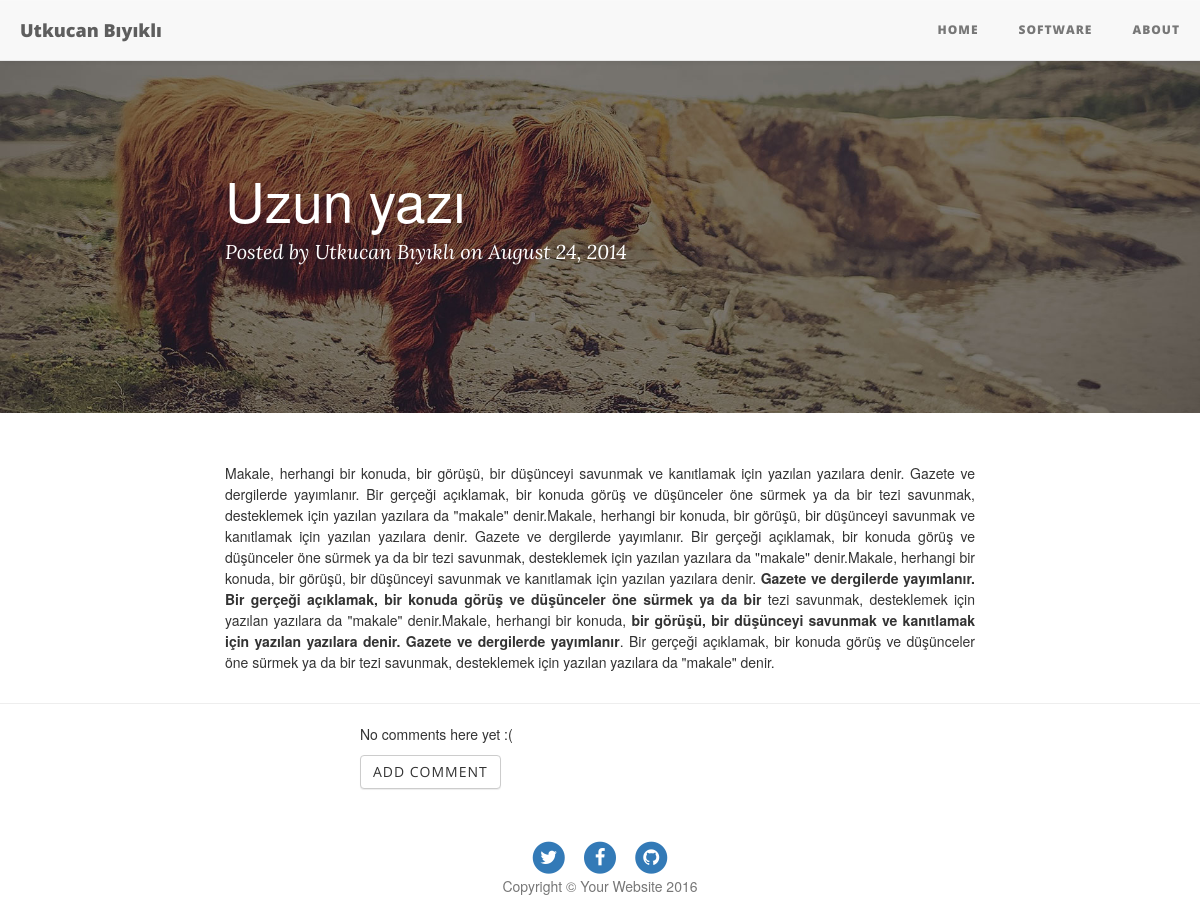
Screenshot of /31/ with the database file from the repository.
### Articles/models.py (models this page shows, shortened)
class Article(models.Model):
    title=models.CharField(max_length=25)
    body=models.CharField(max_length=140)
    content=models.TextField()
    genre=models.CharField(max_length=10)
    date=models.DateTimeField(auto_now_add=True)
    publish=models.BooleanField(default=False)
    class Meta:
        ordering=["-date"]

### Articles/views.py (the view)
# urls.py: url(r'^(?P<pk>[0-9]+)/$', views.DetailView.as_view(), name="detail"),
class DetailView(generic.DetailView):
    model=Article
    template_name = "article/detail.html"

### Articles/templates/article/detail.html (shortened to what this page needs)
{% extends 'article/base.html' %}
{% block body %}
  <header class="intro-header" style="background-image: url('../../static/Articles/img/contact-bg.jpg')">
        <div class="container">
            <div class="row">
                <div class="col-lg-8 col-lg-offset-2 col-md-10 col-md-offset-1">
                    <div class="post-heading">
                        <h1>{{article.title}}</h1>
                        <span class="meta">Posted by <a href="{% url 'articles:about' %}">Utkucan Bıyıklı</a> on August 24, 2014</span>
                    </div>
                </div>
            </div>
        </div>
</header>
        <div class="container">
            <div class="row">
                <div class="col-lg-8 col-lg-offset-2 col-md-10 col-md-offset-1">
                         {% autoescape on %}
<p class="content-markdown">{{article.content|safe}}</p>
                        {% endautoescape %}
                </div>
            </div>
        </div>
<hr>
<div class="row" style="margin-left:30%;">
{% for comment in article.comments.all   %}
        {% if comment.publish %}
                    <h3><i class="fa fa-comment"></i>{{comment.name}}:
                    <small>{{comment.date}}</small>
                </h3>
                <p>{{comment.comment}}</p>
        {% endif %}
    {% empty %}
    <p>No comments here yet :(</p>
{% endfor %}
    <a class="btn btn-default" href="{% url 'articles:add_comment' id=article.id %}">Add Comment</a>
</div>
    <footer>
        <div class="container">
            <div class="row">
                <div class="col-lg-8 col-lg-offset-2 col-md-10 col-md-offset-1">
                    <ul class="list-inline text-center">
                        <li>
                            <a href="https://www.twitter.com/utkucanbykl">
                                <span class="fa-stack fa-lg">
                                    <i class="fa fa-circle fa-stack-2x"></i>
                                    <i class="fa fa-twitter fa-stack-1x fa-inverse"></i>
                                </span>
                            </a>
                        </li>
                        <li>
                            <a href="https://www.facebook.com/utkucanbykl">
                                <span class="fa-stack fa-lg">
                                    <i class="fa fa-circle fa-stack-2x"></i>
                                    <i class="fa fa-facebook fa-stack-1x fa-inverse"></i>
                                </span>
                            </a>
                        </li>
                        <li>
                            <a href="https://www.github.com/utkucanbykl">
                                <span class="fa-stack fa-lg">
                                    <i class="fa fa-circle fa-stack-2x"></i>
                                    <i class="fa fa-github fa-stack-1x fa-inverse"></i>
                                </span>
                            </a>
                        </li>
                    </ul>
                    <p class="copyright text-muted">Copyright &copy; Your Website 2016</p>
                </div>
            </div>
        </div>
    </footer>
{% endblock %}

### Articles/static/Articles/css/base.css (style rules this page uses)
.container { text-align: justify; }

### rows the page displays
Article: title "Uzun yazı", content "Makale, herhangi bir konuda, bir görüşü, bir düşünceyi savunmak ve kanıtlamak için yazılan yazılara denir. Gazete ve dergilerde yayımlanır. Bir gerçeği açıklamak, bir konuda görüş ve düşünceler öne sürmek ya da bir tezi savunmak, desteklemek için yazılan yazılara da \"makale\" denir.Makale, herhangi bir konuda, bir görüşü, bir düşünceyi savunmak ve kanıtlamak için yazılan yazılara denir. Gazete ve dergilerde yayımlanır. Bir gerçeği açıklamak, bir konuda görüş ve düşünceler öne sürmek ya da bir tezi savunmak, desteklemek için yazılan yazılara da \"makale\" denir.Makale, herhangi bir konuda, bir görüşü, bir düşünceyi savunmak ve kanıtlamak için yazılan yazılara denir. Gazete ve dergilerde…"
